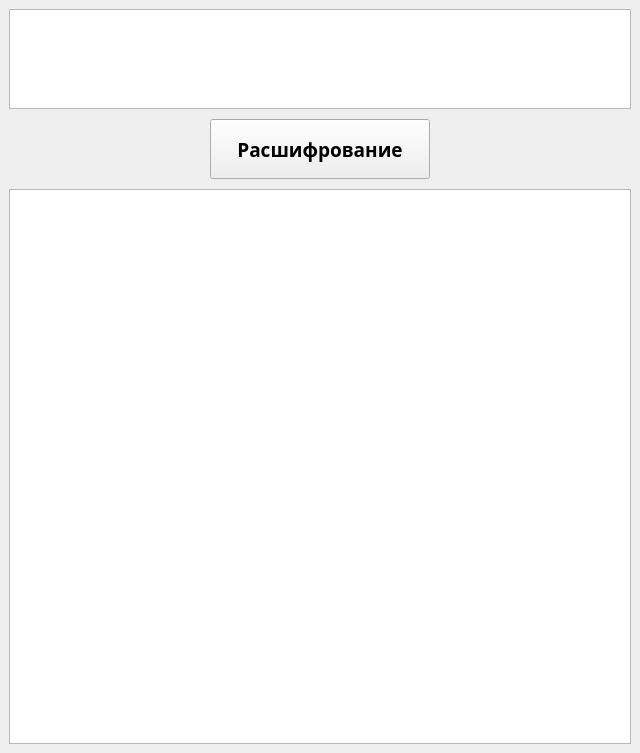
<?xml version="1.0" encoding="UTF-8"?>
<ui version="4.0">
 <class>MainWindow</class>
 <widget class="QMainWindow" name="MainWindow">
  <property name="geometry">
   <rect>
    <x>0</x>
    <y>0</y>
    <width>640</width>
    <height>753</height>
   </rect>
  </property>
  <property name="maximumSize">
   <size>
    <width>640</width>
    <height>860</height>
   </size>
  </property>
  <property name="windowTitle">
   <string>Чтение данных из посылки SatDrive-TR</string>
  </property>
  <widget class="QWidget" name="centralwidget">
   <layout class="QVBoxLayout" name="verticalLayout">
    <property name="spacing">
     <number>10</number>
    </property>
    <item>
     <widget class="QTextEdit" name="txtEdit">
      <property name="maximumSize">
       <size>
        <width>640</width>
        <height>100</height>
       </size>
      </property>
      <property name="font">
       <font>
        <family>Arial</family>
        <pointsize>14</pointsize>
       </font>
      </property>
     </widget>
    </item>
    <item alignment="Qt::AlignHCenter">
     <widget class="QPushButton" name="btnParse">
      <property name="minimumSize">
       <size>
        <width>220</width>
        <height>60</height>
       </size>
      </property>
      <property name="maximumSize">
       <size>
        <width>220</width>
        <height>60</height>
       </size>
      </property>
      <property name="font">
       <font>
        <family>Arial Black</family>
        <pointsize>14</pointsize>
        <weight>75</weight>
        <bold>true</bold>
       </font>
      </property>
      <property name="text">
       <string>Расшифрование</string>
      </property>
     </widget>
    </item>
    <item>
     <widget class="QTextBrowser" name="txtInfo">
      <property name="maximumSize">
       <size>
        <width>640</width>
        <height>16777215</height>
       </size>
      </property>
      <property name="font">
       <font>
        <family>Arial</family>
        <pointsize>14</pointsize>
       </font>
      </property>
     </widget>
    </item>
   </layout>
  </widget>
 </widget>
 <resources/>
 <connections/>
</ui>
